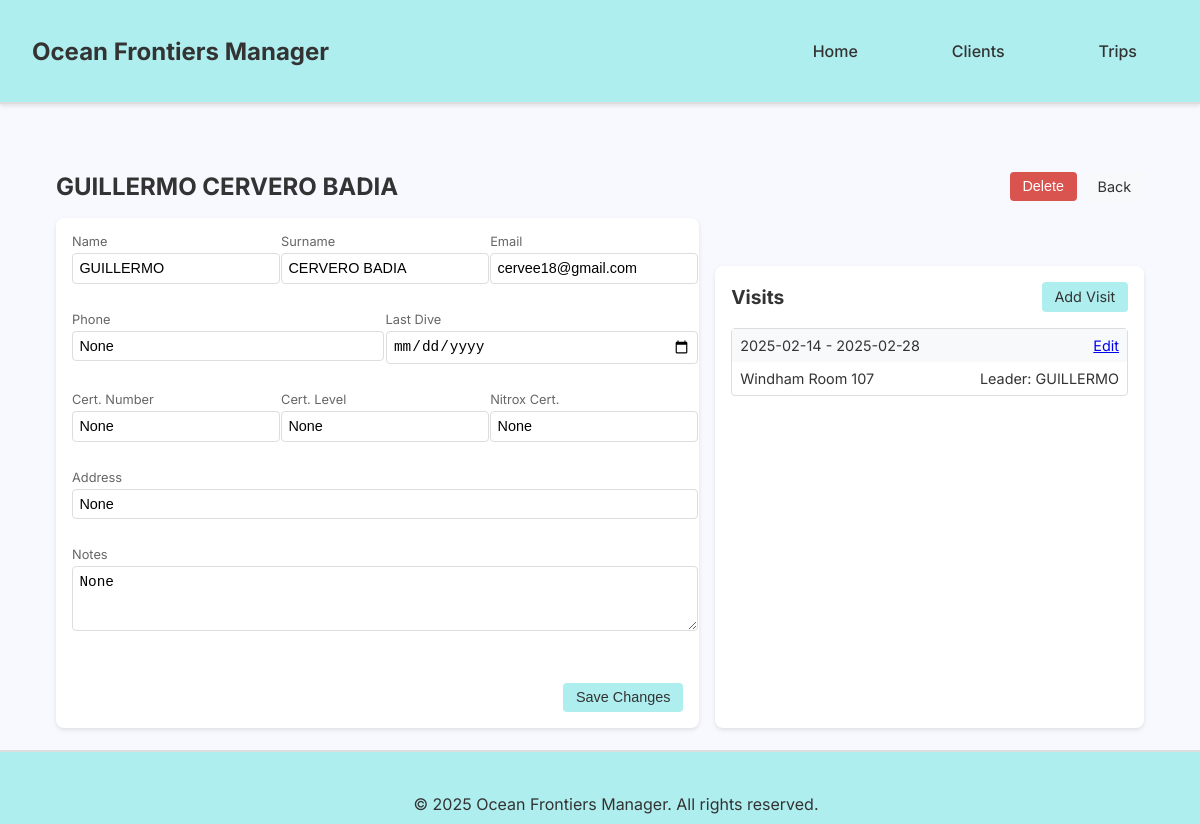
Page /client_details/1 on the committed database.
### models.py (models this page shows, shortened)
class Client(db.Model):
    id = db.Column(db.Integer, primary_key=True)
    name = db.Column(db.String(100), nullable=False)
    surname = db.Column(db.String(100), nullable=False)
    email = db.Column(db.String(120))
    phone = db.Column(db.String(20))
    address = db.Column(db.String(200))
    notes = db.Column(db.Text)
    last_dive_day = db.Column(db.Date)
    certification_number = db.Column(db.String(50))
    certification_level = db.Column(db.String(50))
    nitrox_certification_number = db.Column(db.String(50))
    visits = db.relationship('Visit', secondary=client_visits_association)
    trips = db.relationship('Trip', secondary=clients_trips_association, back_populates='clients')

class Visit(db.Model):
    id = db.Column(db.Integer, primary_key=True)
    start_date = db.Column(db.Date)
    end_date = db.Column(db.Date)
    place_of_stay = db.Column(db.String(100))
    leader_client_id = db.Column(db.Integer)
    clients = db.relationship('Client',
                            secondary=client_visits_association,
                            back_populates='visits')

### OFR2.py (the view)
@app.route("/client_details/<int:client_id>")
def client_details(client_id):
    client = Client.query.get_or_404(client_id)
    related_visits = client.visits # Access visits through client.visits relationship
    visits_data = []
    if related_visits:
        for visit in related_visits:
            leader_client = Client.query.get(visit.leader_client_id) # Leader Client still fetched using leader_client_id
            other_clients = visit.clients # Access all clients using visit.clients relationship
            visits_data.append({
                'visit': visit,
                'leader_client': leader_client,
                'other_clients': other_clients, # Now 'other_clients' will correctly include all clients from the relationship
        })
    return render_template('client_details.html', client=client, visits_data=visits_data) # Pass visits to template

### templates/client_details.html (shortened to what this page needs)
{% extends 'base.html' %}
{% block content %}
<section class="client-details-container">
    <div class="client-header">
        <h2>{{ client.name }} {{ client.surname }}</h2>
        <div class="header-actions">
            <form method="POST" action="{{ url_for('delete_client', client_id=client.id) }}" class="delete-client-form">
                <button type="submit" class="delete-button" onclick="return confirm('Are you sure you want to delete this client?')">Delete</button>
            </form>
            <a href="{{ url_for('clients') }}" class="back-button">Back</a>
        </div>
    </div>
    <div class="content-grid">
        <div class="client-info-section">
            <form method="POST" action="{{ url_for('edit_client', client_id=client.id) }}" class="client-edit-form">
                <div class="form-row">
                    <div class="form-group">
                        <label>Name</label>
                        <input type="text" name="name" value="{{ client.name }}" required>
                    </div>
                    <div class="form-group">
                        <label>Surname</label>
                        <input type="text" name="surname" value="{{ client.surname }}" required>
                    </div>
                    <div class="form-group">
                        <label>Email</label>
                        <input type="email" name="email" value="{{ client.email }}">
                    </div>
                </div>
                <div class="form-row">
                    <div class="form-group">
                        <label>Phone</label>
                        <input type="text" name="phone" value="{{ client.phone }}">
                    </div>
                    <div class="form-group">
                        <label>Last Dive</label>
                        <input type="date" name="last_dive_day" value="{{ client.last_dive_day.strftime('%Y-%m-%d') if client.last_dive_day else '' }}">
                    </div>
                </div>
                <div class="form-row">
                    <div class="form-group">
                        <label>Cert. Number</label>
                        <input type="text" name="certification_number" value="{{ client.certification_number }}">
                    </div>
                    <div class="form-group">
                        <label>Cert. Level</label>
                        <input type="text" name="certification_level" value="{{ client.certification_level }}">
                    </div>
                    <div class="form-group">
                        <label>Nitrox Cert.</label>
                        <input type="text" name="nitrox_certification_number" value="{{ client.nitrox_certification_number }}">
                    </div>
                </div>
                <div class="form-row">
                    <div class="form-group full-width">
                        <label>Address</label>
                        <input type="text" name="address" value="{{ client.address }}">
                    </div>
                </div>
                <div class="form-row">
                    <div class="form-group full-width">
                        <label>Notes</label>
                        <textarea name="notes" rows="2">{{ client.notes }}</textarea>
                    </div>
                </div>
                <div class="form-actions">
                    <button type="submit" class="save-button">Save Changes</button>
                </div>
            </form>
        </div>
        <div class="visits-section">
            <div class="visits-header">
                <h3>Visits</h3>
                <a href="{{ url_for('edit_visit', client_id=client.id) }}" class="add-visit-button">Add Visit</a>
            </div>
            <div class="visits-list">
                {% if visits_data %}
                    {% for visit_item in visits_data %}
                        {% set visit = visit_item.visit %}
                        {% set leader = visit_item.leader_client %}
                        <div class="visit-item">
                            <div class="visit-item-header">
                                <span>{{ visit.start_date.strftime('%Y-%m-%d') }} - {{ visit.end_date.strftime('%Y-%m-%d') }}</span>
                                <a href="{{ url_for('edit_visit', visit_id=visit.id, client_id=client.id) }}" class="edit-link">Edit</a>
                            </div>
                            <div class="visit-item-details">
                                <span>{{ visit.place_of_stay }}</span>
                                <span>Leader: {{ leader.name if leader else 'Unknown' }}</span>
                            </div>
                        </div>
                    {% endfor %}
                {% else %}
                    <p class="no-visits">No visits recorded</p>
                {% endif %}
            </div>
        </div>
    </div>
</section>
{% endblock %}

### static/style.css (style rules this page uses)
:root { --light-turquoise: #AFEEEE; --almost-white: #F8F8FF; --border-color: #ddd; --text-color: #333; --danger-color: #d9534f; --danger-hover: #c93a35; --link-color: #007bff; --shadow-light: 0 2px 4px rgba(0,0,0,0.1); --border-radius: 8px; --padding-standard: 20px; --primary-font: 'Inter', sans-serif; --header-height: 70px; }
body { font-family: sans-serif; margin: 0; padding: 0; background-color: var(--almost-white); color: var(--text-color); }
body { font-family: var(--primary-font); min-height: 100vh; display: flex; flex-direction: column; }
.form-group { margin-bottom: 1rem; }
.client-details-container { max-width: 1200px; margin: 0 auto; padding: 2rem; }
.client-header { display: flex; justify-content: space-between; align-items: center; margin-bottom: 2rem; }
.client-header h2 { font-size: 1.8rem; color: var(--text-color); }
.delete-button { padding: 0.6rem 1.2rem; background-color: var(--danger-color); color: white; border: none; border-radius: var(--border-radius); cursor: pointer; transition: background-color 0.2s ease; }
.form-group.full-width { grid-column: 1 / -1; }
.form-group label { display: block; margin-bottom: 0.5rem; color: #666; font-size: 0.9rem; }
.form-group input, .form-group textarea { width: 100%; padding: 0.8rem; border: 1px solid var(--border-color); border-radius: var(--border-radius); font-size: 1rem; transition: border-color 0.2s ease; }
.form-actions { margin-top: 2rem; text-align: right; }
.save-button { padding: 0.8rem 2rem; background-color: var(--light-turquoise); border: none; border-radius: var(--border-radius); color: var(--text-color); font-weight: 500; cursor: pointer; transition: background-color 0.2s ease; }
.visits-section { margin-top: 3rem; }
.visits-header { display: flex; justify-content: space-between; align-items: center; margin-bottom: 1.5rem; }
.visits-header h3 { font-size: 1.4rem; color: var(--text-color); }
.add-visit-button { padding: 0.6rem 1.2rem; background-color: var(--light-turquoise); color: var(--text-color); text-decoration: none; border-radius: var(--border-radius); transition: background-color 0.2s ease; }
.back-button { padding: 0.8rem 1.5rem; background-color: #f8f9fa; color: var(--text-color); text-decoration: none; border-radius: var(--border-radius); transition: background-color 0.2s ease; }
.client-details-container { max-width: 1200px; margin: 0 auto; padding: 1rem; }
.client-header { display: flex; justify-content: space-between; align-items: center; margin-bottom: 1rem; }
.client-header h2 { font-size: 1.5rem; margin: 0; }
.header-actions { display: flex; gap: 0.5rem; }
.content-grid { display: grid; grid-template-columns: 3fr 2fr; gap: 1rem; margin-top: 1rem; }
.client-info-section { background: white; padding: 1rem; border-radius: var(--border-radius); box-shadow: var(--shadow-light); }
.form-row { display: flex; gap: 1rem; margin-bottom: 0.75rem; }
.form-group { flex: 1; }
.form-group.full-width { flex: 1 1 100%; }
.form-group label { display: block; font-size: 0.8rem; color: #666; margin-bottom: 0.25rem; }
.form-group input, .form-group textarea { width: 100%; padding: 0.4rem; border: 1px solid var(--border-color); border-radius: 4px; font-size: 0.9rem; }
.form-group textarea { resize: vertical; min-height: 50px; }
.visits-section { background: white; padding: 1rem; border-radius: var(--border-radius); box-shadow: var(--shadow-light); }
.visits-header { display: flex; justify-content: space-between; align-items: center; margin-bottom: 1rem; }
.visits-header h3 { font-size: 1.2rem; margin: 0; }
.visits-list { max-height: 400px; overflow-y: auto; }
.visit-item { border: 1px solid var(--border-color); border-radius: 4px; margin-bottom: 0.5rem; }
.visit-item-header { background: #f8f9fa; padding: 0.5rem; display: flex; justify-content: space-between; align-items: center; font-size: 0.9rem; }
.visit-item-details { padding: 0.5rem; font-size: 0.9rem; display: flex; justify-content: space-between; }
.delete-button, .back-button, .save-button, .add-visit-button { padding: 0.4rem 0.8rem; border-radius: 4px; font-size: 0.9rem; border: none; cursor: pointer; }
.delete-button { background-color: var(--danger-color); color: white; }
.back-button { background-color: #f8f9fa; color: var(--text-color); text-decoration: none; }
.save-button { background-color: var(--light-turquoise); color: var(--text-color); }
.add-visit-button { background-color: var(--light-turquoise); color: var(--text-color); text-decoration: none; font-size: 0.9rem; }

### rows in the picture
Client: name "GUILLERMO", surname "CERVERO BADIA", email "cervee18@gmail.com", phone "None", certification_number "None", certification_level "None", nitrox_certification_number "None", address "None", notes "None", name "GUILLERMO"
Visit: start_date "2025-02-14", end_date "2025-02-28", place_of_stay "Windham Room 107"
